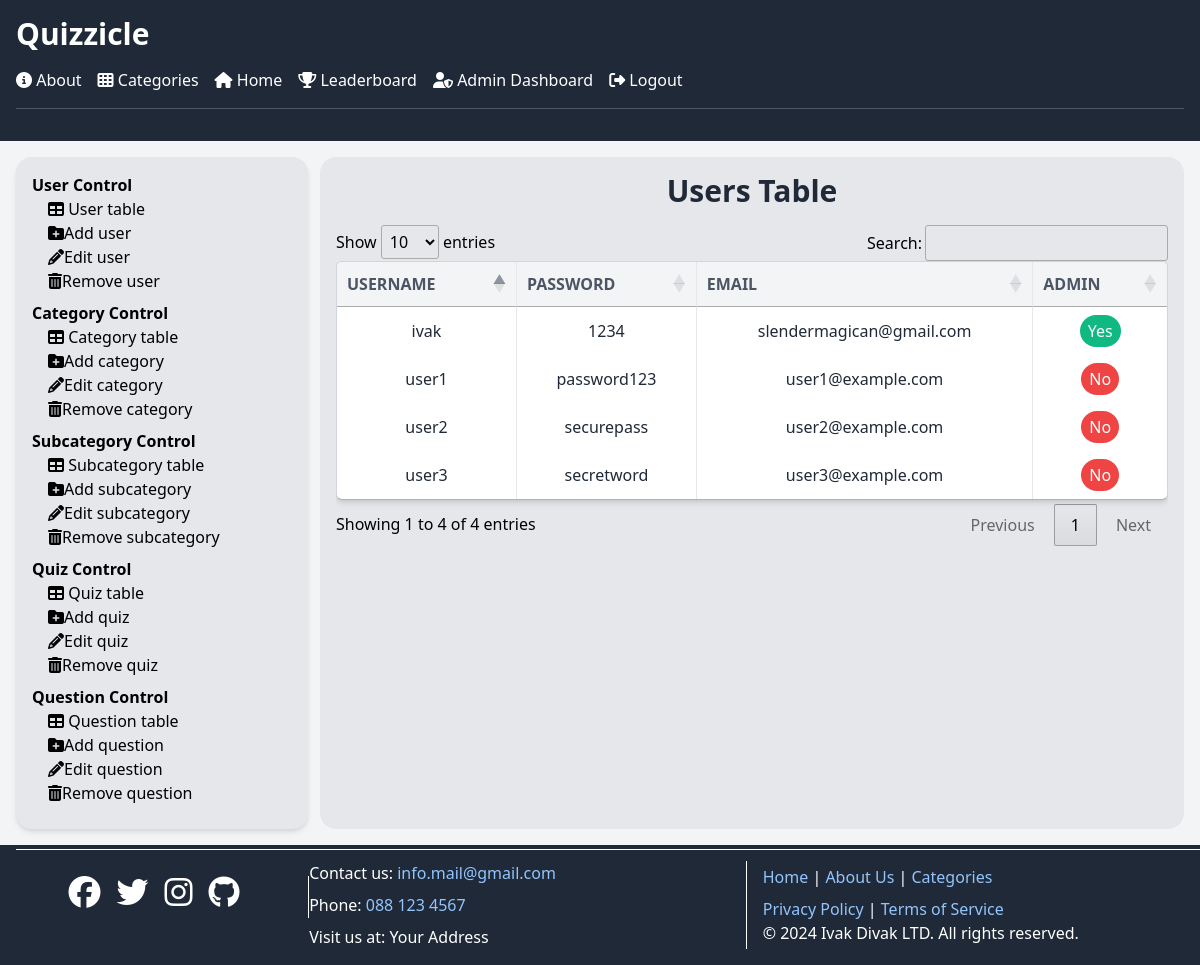
The page /admin/users_table.php (signed in) on the database its author committed.
### tables this page shows
CREATE TABLE users (
    id INT PRIMARY KEY AUTO_INCREMENT,
    email VARCHAR(320) UNIQUE,
    username VARCHAR(255) UNIQUE NOT NULL,
    password VARCHAR(255) NOT NULL,
    isAdmin BOOLEAN DEFAULT FALSE,
    reset_token VARCHAR(255) DEFAULT NULL
);

### admin/users_table.php (the view, shortened to what this page needs)
<?php
include "../db/connection.php";
$userQuery = "SELECT * FROM users";
$userResult = mysqli_query($conn, $userQuery);
$users = mysqli_fetch_all($userResult, MYSQLI_ASSOC);
?>
<!DOCTYPE html>
<html lang="en">
<head>
    <link href="https://cdn.jsdelivr.net/npm/tailwindcss@2.2.19/dist/tailwind.min.css" rel="stylesheet">
    <link rel="stylesheet" type="text/css" href="https://cdn.datatables.net/1.10.23/css/jquery.dataTables.css">
</head>
<body class="bg-gray-100 flex flex-col h-screen">
    <?php include "../components/header.php"; ?>
    <main class="flex-grow p-4 flex flex-row gap-3">
        <aside class="bg-gray-200 p-4 w-1/4 rounded-2xl shadow-md overflow-hidden">
            <?php include "../components/admin_nav.php"; ?>
        </aside>
        <section class="flex-grow p-4 w-3/4 flex-1 bg-gray-200 rounded-2xl overflow-x-hidden">
            <h1 class="text-3xl font-bold text-gray-800 mb-4 text-center">Users Table</h1>
            <div class="overflow-x-auto">
                <?php if (isset($users) && is_array($users) && count($users) > 0) : ?>
                    <table id="usersTable" class="min-w-full table-auto border border-gray-300 bg-white shadow-md rounded-md overflow-hidden">
                        <thead>
                            <tr class="bg-gray-100">
                                <th class="p-3 font-bold uppercase text-gray-600 border-r text-center">Username</th>
                                <th class="p-3 font-bold uppercase text-gray-600 border-r text-center">Password</th>
                                <th class="p-3 font-bold uppercase text-gray-600 border-r text-center">Email</th>
                                <th class="p-3 font-bold uppercase text-gray-600 text-center">Admin</th>
                            </tr>
                        </thead>
                        <tbody>
                            <?php foreach ($users as $user) : ?>
                                <tr class="border-b hover:bg-gray-100 transition duration-300">
                                    <td class="p-3 text-gray-800 border-r text-center"><?php echo $user['username']; ?></td>
                                    <td class="p-3 text-gray-800 border-r text-center"><?php echo $user['password']; ?></td>
                                    <td class="p-3 text-gray-800 border-r text-center"><?php echo $user['email']; ?></td>
                                    <td class="p-3 text-gray-800 text-center">
                                        <span class="inline-block px-2 py-1 rounded-full text-white <?php echo ($user['isAdmin'] == 1) ? 'bg-green-500' : 'bg-red-500'; ?>">
                                            <?php echo ($user['isAdmin'] == 1) ? 'Yes' : 'No'; ?>
                                        </span>
                                    </td>
                                </tr>
                            <?php endforeach; ?>
                        </tbody>
                    </table>
                <?php else : ?>
                    <p class="text-red-500">No user data available.</p>
                <?php endif; ?>
            </div>
        </section>
    </main>
    <?php include "../components/footer.php"; ?>
</body>
</html>

### components/header.php
<header class="bg-gray-800 text-white p-4">
    <h1 class="text-3xl font-bold">Quizzicle</h1>
    <nav class="mt-4">
        <ul class="flex space-x-4">
            <li><a href="/ivak/php/about.php" class="hover:text-gray-300"><i class="fas fa-info-circle"></i> About</a></li>
            <li><a href="/ivak/php/categories.php" class="hover:text-gray-300"><i class="fas fa-th"></i> Categories</a></li>
            <li><a href="/ivak/php/index.php" class="hover:text-gray-300"><i class="fas fa-home"></i> Home</a></li>
            <li><a href="/ivak/php/leaderboard.php" class="hover:text-gray-300"><i class="fas fa-trophy"></i> Leaderboard</a></li>
            <?php
            if (!empty($_SESSION)) {
                if ($_SESSION["isAdmin"]) {
                    echo '<li><a href="../admin/index.php" class="hover:text-gray-300"><i class="fas fa-user-shield"></i> Admin Dashboard</a></li>';
                }
                echo '<li><a href="../php/logout.php" id="logout" class="hover:text-gray-300"><i class="fas fa-sign-out-alt"></i> Logout</a></li>';
            } else {
                echo '<li><a href="login.php" id="login" class="hover:text-gray-300"><i class="fas fa-sign-in-alt"></i> Login</a></li>';
                echo '<li><a href="register.php" id="register" class="hover:text-gray-300"><i class="fas fa-user-plus"></i> Register</a></li>';
            }
            ?>
        </ul>
    </nav>
    <hr class="my-4 border-gray-600">
</header>

### components/admin_nav.php
<nav>
    <ul>
        <li class="mb-2 font-bold">User Control
            <ul class="ml-4 font-normal">
                <li><a href="/ivak/admin/users_table.php" class="hover:text-gray-300"><i class="fa fa-table"></i> User table</a></li>
                <li><a href="/ivak/admin/add_user.php" class="hover:text-gray-300"><i class="fas fa-folder-plus"></i>Add user</a></li>
                <li><a href="/ivak/admin/edit_user.php" class="hover:text-gray-300"><i class="fas fa-pencil-alt"></i>Edit user</a></li>
                <li><a href="/ivak/admin/remove_user.php" class="hover:text-gray-300"><i class="fas fa-trash-alt"></i>Remove user</a></li>
            </ul>
        </li>
        <li class="mb-2 font-bold">Category Control
            <ul class="ml-4 font-normal">
                <li><a href="/ivak/admin/category_table.php" class="hover:text-gray-300"><i class="fa fa-table"></i> Category table</a></li>
                <li><a href="/ivak/admin/add_category.php" class="hover:text-gray-300"><i class="fas fa-folder-plus"></i>Add category</a></li>
                <li><a href="/ivak/admin/edit_category.php" class="hover:text-gray-300"><i class="fas fa-pencil-alt"></i>Edit category</a></li>
                <li><a href="/ivak/admin/remove_category.php" class="hover:text-gray-300"><i class="fas fa-trash-alt"></i>Remove category</a></li>
            </ul>
        </li>
        <li class="mb-2 font-bold">Subcategory Control
            <ul class="ml-4 font-normal">
                <li><a href="/ivak/admin/subcategory_table.php" class="hover:text-gray-300"><i class="fa fa-table"></i> Subcategory table</a></li>
                <li><a href="/ivak/admin/add_subcategory.php" class="hover:text-gray-300"><i class="fas fa-folder-plus"></i>Add subcategory</a></li>
                <li><a href="/ivak/admin/edit_subcategory.php" class="hover:text-gray-300"><i class="fas fa-pencil-alt"></i>Edit subcategory</a></li>
                <li><a href="/ivak/admin/remove_subcategory.php" class="hover:text-gray-300"><i class="fas fa-trash-alt"></i>Remove subcategory</a></li>
            </ul>
        </li>
        <li class="mb-2 font-bold">Quiz Control
            <ul class="ml-4 font-normal">
                <li><a href="/ivak/admin/quiz_table.php" class="hover:text-gray-300"><i class="fa fa-table"></i> Quiz table</a></li>
                <li><a href="/ivak/admin/add_quiz.php" class="hover:text-gray-300"><i class="fas fa-folder-plus"></i>Add quiz</a></li>
                <li><a href="/ivak/admin/edit_quiz.php" class="hover:text-gray-300"><i class="fas fa-pencil-alt"></i>Edit quiz</a></li>
                <li><a href="/ivak/admin/remove_quiz.php" class="hover:text-gray-300"><i class="fas fa-trash-alt"></i>Remove quiz</a></li>
            </ul>
        </li>
        <li class="mb-2 font-bold">Question Control
            <ul class="ml-4 font-normal">
                <li><a href="/ivak/admin/question_table.php" class="hover:text-gray-300"><i class="fa fa-table"></i> Question table</a></li>
                <li><a href="/ivak/admin/add_question.php" class="hover:text-gray-300"><i class="fas fa-folder-plus"></i>Add question</a></li>
                <li><a href="/ivak/admin/edit_question.php" class="hover:text-gray-300"><i class="fas fa-pencil-alt"></i>Edit question</a></li>
                <li><a href="/ivak/admin/remove_question.php" class="hover:text-gray-300"><i class="fas fa-trash-alt"></i>Remove question</a></li>
            </ul>
        </li>
    </ul>
</nav>

### components/footer.php (shortened to what this page needs)
<footer class="bg-gray-800 text-white p-4 fixed bottom-0 w-full md:flex md:items-center md:justify-between relative">
    <hr class="w-full border-t border-white absolute top-1">
    <div class="mb-4 md:w-1/3 md:flex md:justify-center md:border-r md:border-white md:pr-4">
        <a href="https://www.facebook.com/zabelqzano.v.lovech" target="_blank" rel="noopener noreferrer" class="text-white mx-2 mb-2">
            <i class="fab fa-facebook fa-2x"></i>
        </a>
        <a href="https://twitter.com/home" target="_blank" rel="noopener noreferrer" class="text-white mx-2 mb-2">
            <i class="fab fa-twitter fa-2x"></i>
        </a>
        <a href="https://www.instagram.com/iv4o_moliv4o/" target="_blank" rel="noopener noreferrer" class="text-white mx-2 mb-2">
            <i class="fab fa-instagram fa-2x"></i>
        </a>
        <a href="https://github.com/slendermagican" target="_blank" rel="noopener noreferrer" class="text-white mx-2 mb-2">
            <i class="fab fa-github fa-2x"></i>
        </a>
    </div>
    <div class="mb-4 md:mb-0 md:w-1/2 md:border-r md:border-white md:pr-4">
        <p class="mb-2">Contact us: <a href="mailto:slendermagican@gmail.com" class="text-blue-300">info.mail@gmail.com</a></p>
        <p class="mb-2">Phone: <a href="tel:0881234567" class="text-blue-300">088 123 4567</a></p>
        <p>Visit us at: Your Address</p>
    </div>
    <div class="mb-4 md:mb-0 md:w-1/2 md:pl-4">
        <div class="mb-2">
            <a href="/website/php/index.php" class="text-blue-300">Home</a> |
            <a href="/website/php/about.php" class="text-blue-300">About Us</a> |
            <a href="/website/php/categories.php" class="text-blue-300">Categories</a>
        </div>
        <div>
            <a href="/privacy" class="text-blue-300">Privacy Policy</a> |
            <a href="/terms" class="text-blue-300">Terms of Service</a>
            <p class="mb-0 md:ml-auto">&copy; 2024 Ivak Divak LTD. All rights reserved.</p>
        </div>
    </div>
</footer>

### rows shown on the page
users: username "ivak", password "1234", email "slendermagican@gmail.com", isAdmin "Yes"
users: username "user1", password "password123", email "user1@example.com", isAdmin "No"
users: username "user2", password "securepass", email "user2@example.com", isAdmin "No"
users: username "user3", password "secretword", email "user3@example.com", isAdmin "No"
